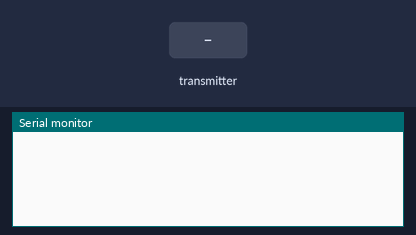
The sketch below on a simulated ESP32. On the bench: the last lines printed to the serial monitor. The test bench sets the inputs (shaded band).

Above: at 1.2 s.
1.3 s: the transmitter starts sending a_char = 0
At 1.66 s:
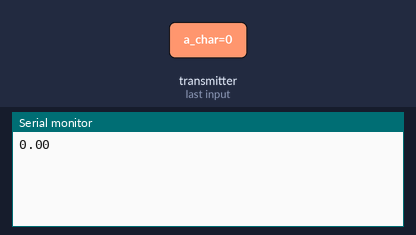
3.3 s: the transmitter starts sending c_float = 25
At 3.66 s:
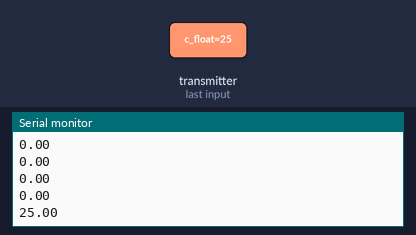
4.8 s: the transmitter starts sending c_float = 50
At 5.16 s:
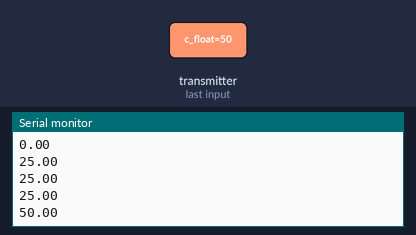
Timing chart, 0 to 7.8 s (numbered marks = the images above; inputs shaded):
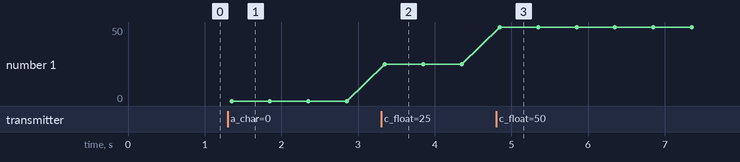

The sketch:

ESP32Receiver.ino
```cpp
//MAC address B8:D6:1A:44:3B:4C
#include "Arduino.h"
#include <esp_now.h>
#include <WiFi.h>

// Structure example to receive data
// Must match the sender structure
typedef struct struct_message {
  char a_char[32];
  int b_int;
  float c_float;
  bool d_bool;
};

// Create a struct_message called myData
struct_message myData;

// callback function that will be executed when data is received
void OnDataRecv(const uint8_t *mac, const uint8_t *incomingData, int len) {
  memcpy(&myData, incomingData, sizeof(myData));
  Serial.println(myData.c_float);
}

void setup() {
  // Initialize Serial Monitor
  Serial.begin(115200);

  // Set device as a Wi-Fi Station
  WiFi.mode(WIFI_STA);

  // Init ESP-NOW
  if (esp_now_init() != ESP_OK) {
    Serial.println("Error initializing ESP-NOW");
    return;
  }

  // Once ESPNow is successfully Init, we will register for recv CB to
  // get recv packer info
  esp_now_register_recv_cb(OnDataRecv);
}

void loop() {
}
```

Measured:
- after the input at 1.3 s, the serial monitor: prints a new line after 0.05 s (image 1)
- after the input at 3.3 s, the serial monitor: prints a new line after 0.05 s (image 2)
- after the input at 4.8 s, the serial monitor: prints a new line after 0.05 s (image 3)
- plotted number 1: 0 → 25 after the input at 3.3 s, 25 → 50 after the input at 4.8 s
